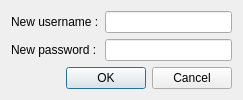
<?xml version="1.0" encoding="UTF-8"?>
<ui version="4.0">
 <class>DialogAddUser</class>
 <widget class="QDialog" name="DialogAddUser">
  <property name="geometry">
   <rect>
    <x>0</x>
    <y>0</y>
    <width>243</width>
    <height>95</height>
   </rect>
  </property>
  <property name="windowTitle">
   <string>Dialog</string>
  </property>
  <layout class="QVBoxLayout" name="verticalLayout">
   <item>
    <layout class="QFormLayout" name="formLayout">
     <item row="0" column="0">
      <widget class="QLabel" name="label">
       <property name="text">
        <string>New username :</string>
       </property>
      </widget>
     </item>
     <item row="0" column="1">
      <widget class="QLineEdit" name="lineEdit"/>
     </item>
     <item row="1" column="0">
      <widget class="QLabel" name="label_2">
       <property name="text">
        <string>New password :</string>
       </property>
      </widget>
     </item>
     <item row="1" column="1">
      <widget class="QLineEdit" name="lineEdit_2"/>
     </item>
    </layout>
   </item>
   <item>
    <widget class="QDialogButtonBox" name="buttonBox">
     <property name="orientation">
      <enum>Qt::Horizontal</enum>
     </property>
     <property name="standardButtons">
      <set>QDialogButtonBox::Cancel|QDialogButtonBox::Ok</set>
     </property>
    </widget>
   </item>
  </layout>
 </widget>
 <resources/>
 <connections>
  <connection>
   <sender>buttonBox</sender>
   <signal>accepted()</signal>
   <receiver>DialogAddUser</receiver>
   <slot>accept()</slot>
   <hints>
    <hint type="sourcelabel">
     <x>248</x>
     <y>254</y>
    </hint>
    <hint type="destinationlabel">
     <x>157</x>
     <y>274</y>
    </hint>
   </hints>
  </connection>
  <connection>
   <sender>buttonBox</sender>
   <signal>rejected()</signal>
   <receiver>DialogAddUser</receiver>
   <slot>reject()</slot>
   <hints>
    <hint type="sourcelabel">
     <x>316</x>
     <y>260</y>
    </hint>
    <hint type="destinationlabel">
     <x>286</x>
     <y>274</y>
    </hint>
   </hints>
  </connection>
 </connections>
</ui>
